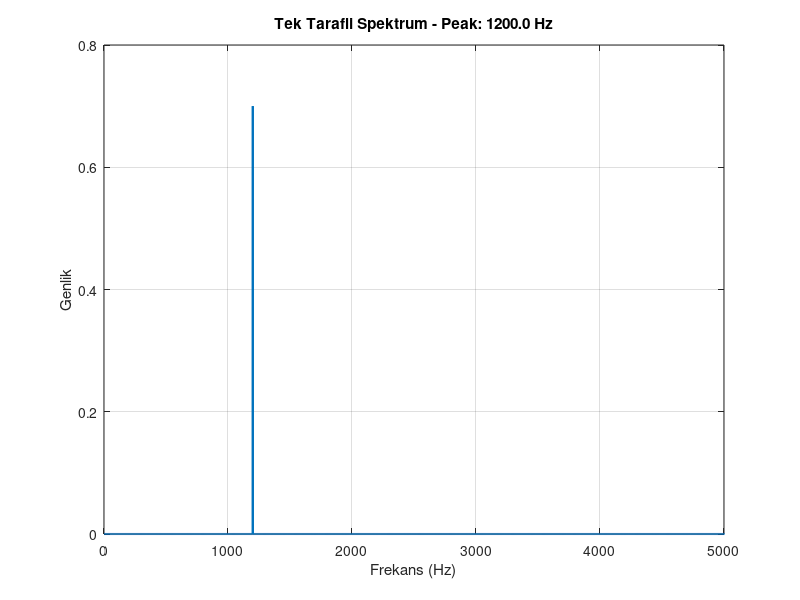

Here is the MATLAB script that generated this plot:
%% Profesyonel FFT Analizi ve Spektrum Okuma
% bu script, dogru frekans ekseni kurulumunu ve genlik duzeltmesini gosterir.

%% 1. Sinyal Hazirligi
Fs = 48000;
T = 1; % saniye
t = (0:1/Fs:T-1/Fs)';
f0 = 1200; % 1.2 kHz sinus
x = 0.7 * sin(2*pi*f0*t); % 0.7 genlikli sinyal

%% 2. FFT ve Frekans Ekseni
N = numel(x);
X = fft(x);

% tek tarafli spektrum (0'dan Nyquist'e)
K = floor(N/2) + 1;
X_tek = X(1:K);
f = (0:K-1) * (Fs/N);

% genlik Normalizasyonu ve 2x Kurali
mag = abs(X_tek) / N;
mag(2:end-1) = 2 * mag(2:end-1); % dC ve Nyquist haric genligi iki katina cikar

%% 3. Peak (Tepe Noktasi) Bulma
[max_val, idx] = max(mag);
baskin_frekans = f(idx);

fprintf("Baskin Frekans: %.2f Hz\n", baskin_frekans);
fprintf("Olculen Genlik: %.2f (Beklenen: 0.70)\n", max_val);

%% 4. Gorsellestirme
figure;
plot(f, mag, 'LineWidth', 1.5); grid on;
xlabel("Frekans (Hz)"); ylabel("Genlik");
title(sprintf("Tek Tarafli Spektrum - Peak: %.1f Hz", baskin_frekans));
xlim([0 5000]); % 5 kHz'e kadar odaklan

%% 5. Grafikleri Kaydetme
if ~exist('../assets', 'dir'), mkdir('../assets'); end
saveas(gcf, '../assets/fft_spectrum.png');


% birden fazla tepeyi bulmak icin (Opsiyonel)
% [pks, locs] = findpeaks(mag, f, 'MinPeakHeight', 0.1);
